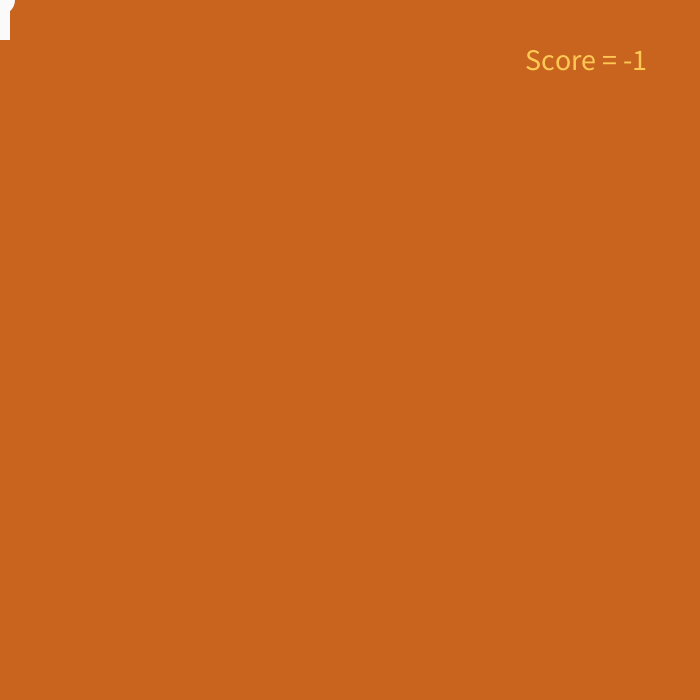
Frame 1 (no input)
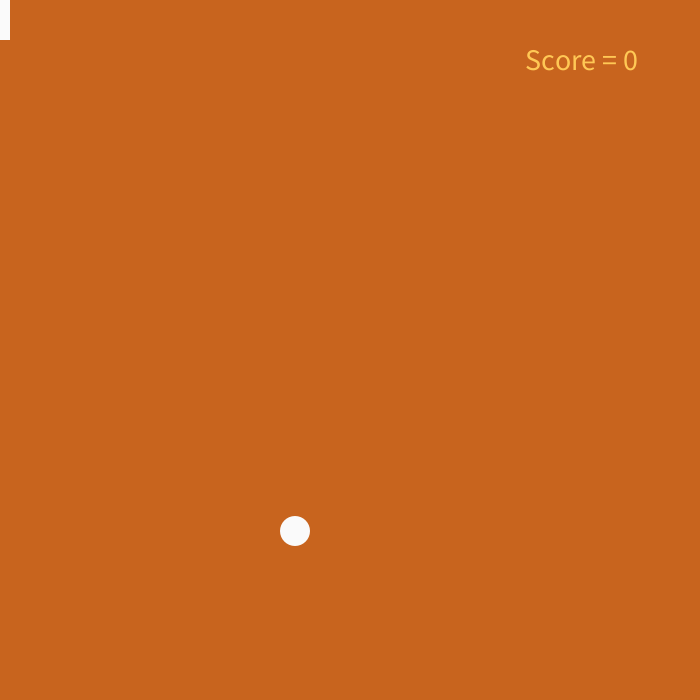
Frame 60 (the mouse pressed at the canvas centre just before this capture)
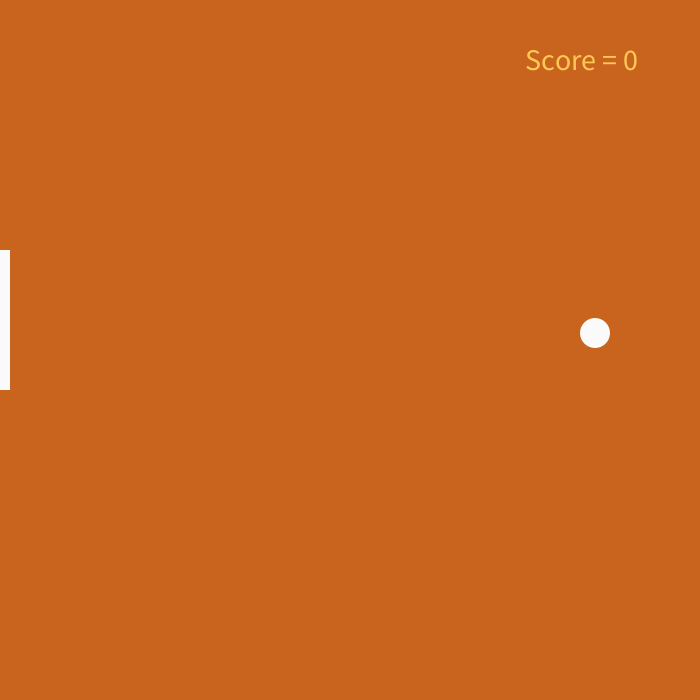
Frame 120 (the mouse held since frame 60 and released just before this capture)

The Processing sketch that drew these frames (run headless with seeded random() and noise(); from frame 60 on, the mouse is pressed at the canvas centre):

// Processing sketch: PONG
// ── PONG.pde
float ballX, ballY;
boolean ballDown = true;
boolean ballRight = true;
boolean ballUp = false;
boolean ballLeft = false;
boolean dead = false;
int score = -1;


void setup (){
  size(700, 700);
  background(200, 100, 30);
 
}

void draw(){
  
  background(200, 100, 30);
  noStroke();
  textSize(30);
  fill(255, 200, 85);
  text("Score = " + score, width*0.75, height/10);
  fill(250);
  if (dead==false){
    rect(0, mouseY-100, 10, height/5);
    ball();
    if (ballUp==true) ballY=ballY-9;
    if (ballDown==true) ballY=ballY+9;
    if (ballRight==true) ballX=ballX+5;
    if (ballLeft==true) ballX=ballX-5;
  }
  if (dead==true){
    noStroke();
    fill(0);
    rect(0, 0, width, height);
    fill(200, 100, 30);
    textSize(50);
    text("GAME OVER", width/3.5, height/2);
  }
}

void ball (){

  ellipse(ballX, ballY, 30, 30);
  if (ballY >= height){
    ballUp=true;
    ballDown=false;
  }
  if (ballY <= 0){
    ballDown=true;
    ballUp=false;
  }
  if (ballX >= width){
    ballLeft=true;
    ballRight=false;
  }
  if (ballX <= 0){
    ballRight=true;
    ballLeft=false;
    if ((ballY > mouseY+40) || (ballY < mouseY-100)){
      dead = true;
    }
    else if ((ballY < mouseY+40) || (ballY > mouseY-100)){
      score = score + 1;
      
        
  }
    }
  }

  
    
